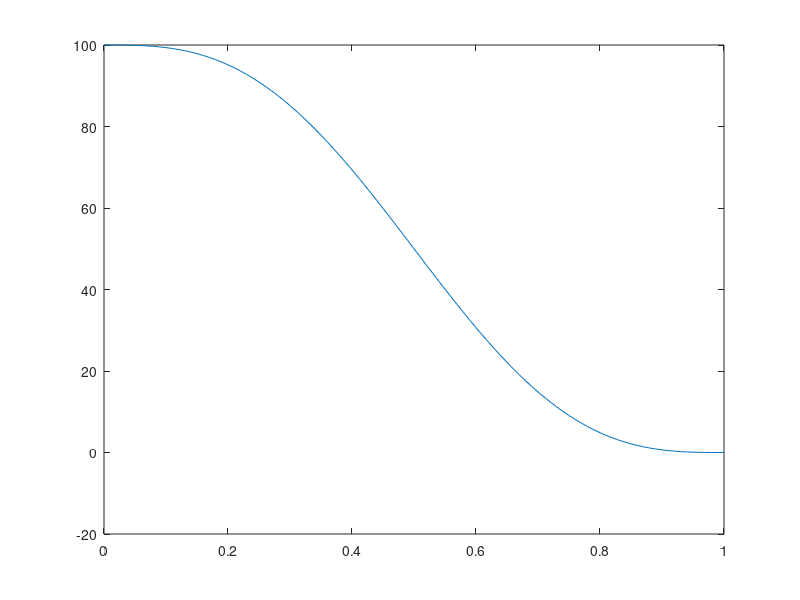

The MATLAB source for this figure:
xv = 0:0.01:1;
Ppv = 200/(4*pi)*(sin(2*pi*xv) - 2*pi*(xv-1));
plot(xv,Ppv);

Ppavh = @(x) 100/(2*pi)*(sin(2*pi*x) - 2*pi*(x-1));
dPpavh = @(x) 100/(2*pi)*(2*pi*cos(2*pi*x) - 2*pi);

Pp = 95;  % target
xc = 0.5;
for i=1:10
  fxc = Ppavh(xc) - Pp;
  fpxc = dPpavh(xc);
  xn = xc - fxc/fpxc;
  if abs(xc-xn)<1e-4, break; end
  xc = xn
end

Ppavh(xc)  % actual
